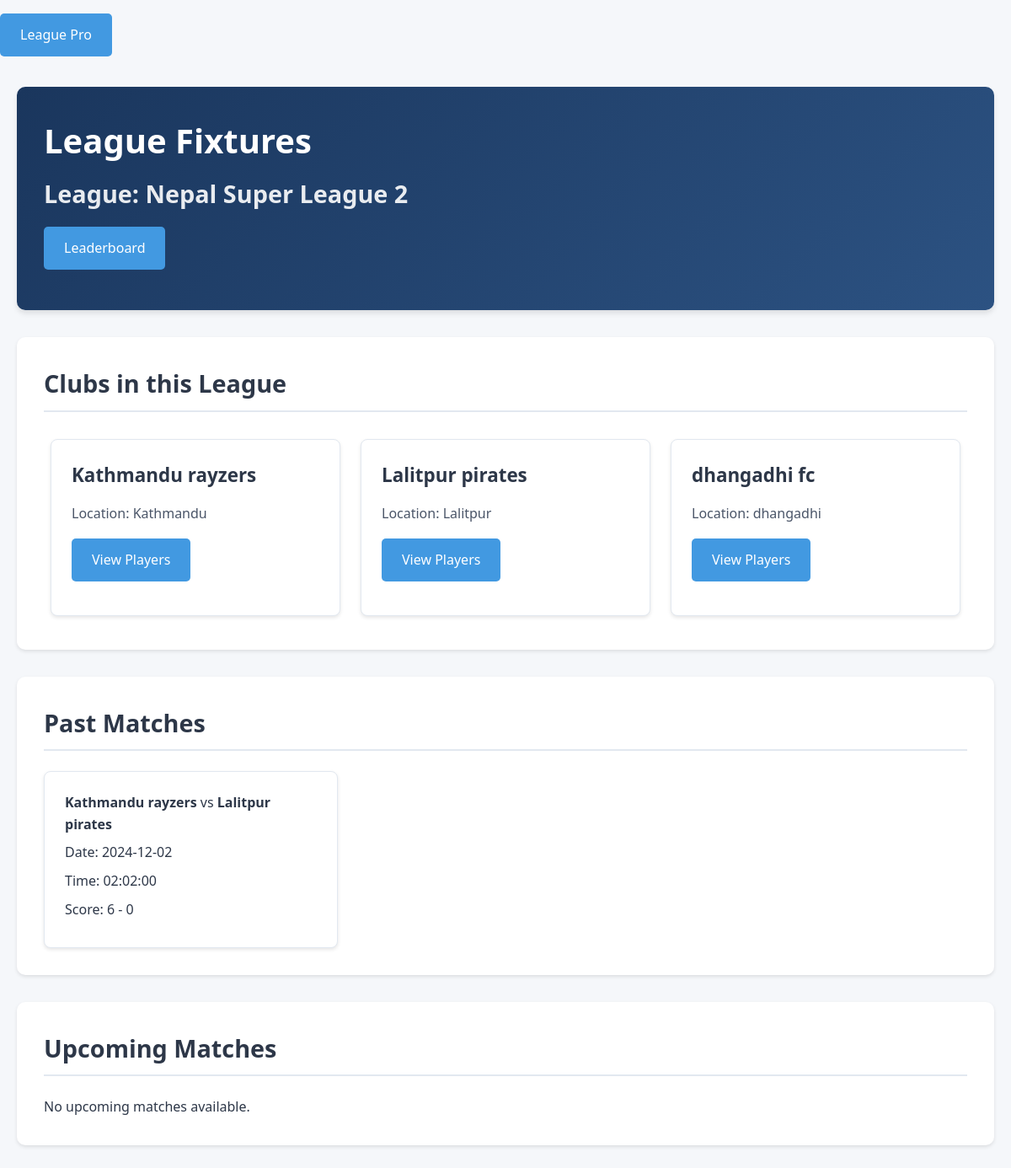
Screenshot of /pages/view_league.php?league_id=42 with the database file from the repository.
### tables this page shows
CREATE TABLE `league` (
  `league_id` int(11) NOT NULL,
  `league_name` varchar(100) DEFAULT NULL,
  `userId` int(11) NOT NULL,
  `start_date` int(11) DEFAULT NULL,
  `end_date` int(11) DEFAULT NULL,
  `season` int(100) DEFAULT NULL,
  `status` varchar(20) DEFAULT 'pending',
  `duration` int(11) NOT NULL,
  `max_teams` int(11) NOT NULL,
  `location` varchar(50) DEFAULT NULL
);

CREATE TABLE `club` (
  `club_id` int(11) NOT NULL,
  `c_name` varchar(100) NOT NULL,
  `league_id` int(11) DEFAULT NULL,
  `location` varchar(100) DEFAULT NULL,
  `created_by` varchar(255) NOT NULL
);

CREATE TABLE `game` (
  `match_id` int(11) NOT NULL,
  `league_id` int(11) DEFAULT NULL,
  `home_club_id` int(11) DEFAULT NULL,
  `away_club_id` int(11) DEFAULT NULL,
  `date` date DEFAULT NULL,
  `time` time DEFAULT NULL,
  `score_home` int(11) DEFAULT NULL,
  `score_away` int(11) DEFAULT NULL,
  `created_by` varchar(255) NOT NULL
);

### pages/view_league.php (the view, shortened to what this page needs)
<?php
$host = "localhost";
$user = "root";
$password = "";
$dbname = "leaguedb";
$conn = new mysqli($host, $user, $password, $dbname);
$league_id = isset($_GET['league_id']) ? (int)$_GET['league_id'] : 0;
$leagueQuery = "SELECT league_name FROM league WHERE league_id = $league_id";
$leagueResult = $conn->query($leagueQuery);
if ($leagueResult && $leagueResult->num_rows > 0) {
    $league = $leagueResult->fetch_assoc();
} else {
    echo "<p>League not found.</p>";
    exit;
}
$clubsQuery = "SELECT club_id, c_name, location FROM club WHERE league_id = $league_id";
$clubsResult = $conn->query($clubsQuery);
$clubs = [];
if ($clubsResult && $clubsResult->num_rows > 0) {
    while ($club = $clubsResult->fetch_assoc()) {
        $clubs[$club['club_id']] = $club;
    }
}
$matchesQuery = "SELECT * FROM game WHERE league_id = $league_id ORDER BY date, time ASC";
$matchesResult = $conn->query($matchesQuery);
$pastMatches = [];
$currentMatches = [];
$upcomingMatches = [];
$currentDate = date('Y-m-d');
$currentTime = date('H:i:s');
if ($matchesResult && $matchesResult->num_rows > 0) {
    while ($row = $matchesResult->fetch_assoc()) {
        $matchDate = $row['date'];
        $matchTime = $row['time'];
        if ($matchDate < $currentDate || ($matchDate === $currentDate && $matchTime < $currentTime)) {
            $pastMatches[] = $row;
        } elseif ($matchDate === $currentDate && $matchTime >= $currentTime) {
            $currentMatches[] = $row;
        } else {
            $upcomingMatches[] = $row;
        }
    }
}
?>
<!DOCTYPE html>
<html lang="en">
<head>
    <link rel="stylesheet" href="../assests/css/style.css">
</head>
<body>
<div class="button-group">
    <a href="index.php" class="btn">League Pro</a>
</div>
    <div class="container">
        <header>
            <h1>League Fixtures</h1>
            <h2>League: <?php echo htmlspecialchars($league['league_name']); ?></h2>
            <div class="button-group">
            <a href="view_leaderboard.php" class="btn">Leaderboard</a>
            </div>
        </header>
        <section>
            <h2>Clubs in this League</h2>
            <div class="card-container">
                <?php if (empty($clubs)): ?>
                    <p>No clubs available in this league.</p>
                <?php else: ?>
                    <?php foreach ($clubs as $club): ?>
                        <div class="card">
                            <h3><?php echo htmlspecialchars($club['c_name']); ?></h3>
                            <p>Location: <?php echo htmlspecialchars($club['location']); ?></p>
                            <div class="button-group">
                            <a href="?league_id=<?php echo $league_id; ?>&club_id=<?php echo $club['club_id']; ?>">View Players</a>
                         </div>
                </div>
                    <?php endforeach; ?>
                <?php endif; ?>
            </div>
        </section>
        <section>
            <h2>Past Matches</h2>
            <div class="matches">
                <?php if (empty($pastMatches)): ?>
                    <p>No past matches available.</p>
                <?php else: ?>
                    <?php foreach ($pastMatches as $match): ?>
                        <div class="match-card">
                            <p><strong><?php echo htmlspecialchars($clubs[$match['home_club_id']]['c_name'] ?? 'Unknown'); ?></strong>
                            vs <strong><?php echo htmlspecialchars($clubs[$match['away_club_id']]['c_name'] ?? 'Unknown'); ?></strong></p>
                            <p>Date: <?php echo htmlspecialchars($match['date']); ?></p>
                            <p>Time: <?php echo htmlspecialchars($match['time']); ?></p>
                            <p>Score: <?php echo htmlspecialchars($match['score_home']); ?> - <?php echo htmlspecialchars($match['score_away']); ?></p>
                        </div>
                    <?php endforeach; ?>
                <?php endif; ?>
            </div>
        </section>
        <section>
            <h2>Upcoming Matches</h2>
            <div class="matches">
                <?php if (empty($upcomingMatches)): ?>
                    <p>No upcoming matches available.</p>
                <?php endif; ?>
            </div>
        </section>
    </div>
</body>
</html>

### assests/css/style.css (style rules this page uses)
* { margin: 0; padding: 0; box-sizing: border-box; }
body { font-family: 'Segoe UI', Tahoma, Geneva, Verdana, sans-serif; line-height: 1.6; background-color: #f5f7fa; color: #2d3748; }
.container { max-width: 1200px; margin: 0 auto; padding: 20px; }
header { background: linear-gradient(135deg, #1a365d 0%, #2c5282 100%); color: white; padding: 2rem; border-radius: 10px; margin-bottom: 2rem; box-shadow: 0 4px 6px rgba(0, 0, 0, 0.1); }
header h1 { font-size: 2.5rem; margin-bottom: 0.5rem; }
header h2 { font-size: 1.8rem; opacity: 0.9; }
.button-group { margin: 1rem 0; }
.button-group a { display: inline-block; padding: 0.8rem 1.5rem; background-color: #4299e1; color: white; text-decoration: none; border-radius: 5px; transition: all 0.3s ease; font-weight: 500; }
section { background: white; padding: 2rem; border-radius: 10px; margin-bottom: 2rem; box-shadow: 0 2px 4px rgba(0, 0, 0, 0.1); }
section h2 { color: #2d3748; margin-bottom: 1.5rem; font-size: 1.8rem; border-bottom: 2px solid #e2e8f0; padding-bottom: 0.5rem; }
.card-container { display: grid; grid-template-columns: repeat(auto-fill, minmax(280px, 1fr)); gap: 1.5rem; padding: 0.5rem; }
.card { background: white; border-radius: 8px; padding: 1.5rem; box-shadow: 0 2px 4px rgba(0, 0, 0, 0.1); transition: transform 0.3s ease, box-shadow 0.3s ease; border: 1px solid #e2e8f0; }
.card h3 { color: #2d3748; margin-bottom: 1rem; font-size: 1.4rem; }
.card p { color: #4a5568; margin-bottom: 0.5rem; }
.matches { display: grid; grid-template-columns: repeat(auto-fill, minmax(300px, 1fr)); gap: 1.5rem; }
.match-card { background: white; border-radius: 8px; padding: 1.5rem; box-shadow: 0 2px 4px rgba(0, 0, 0, 0.1); border: 1px solid #e2e8f0; }
.match-card p { margin-bottom: 0.5rem; }
.match-card strong { color: #2d3748; }

### rows the page displays
league: league_name "Nepal Super League 2"
club: c_name "Kathmandu rayzers", location "Kathmandu"
club: c_name "Lalitpur pirates", location "Lalitpur"
club: c_name "dhangadhi fc", location "dhangadhi"
game: home_club.c_name "Kathmandu rayzers", away_club.c_name "Lalitpur pirates", date "2024-12-02", time "02:02:00", score_home "6", score_away "0"
